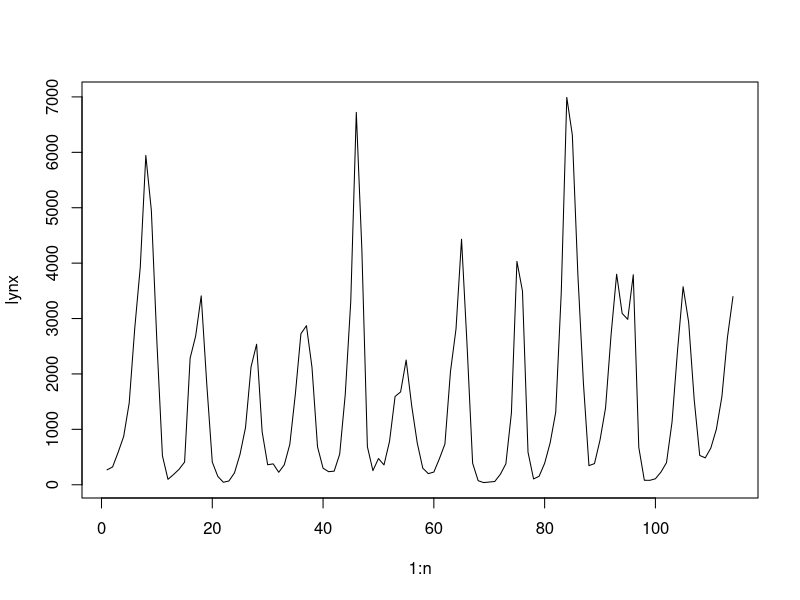
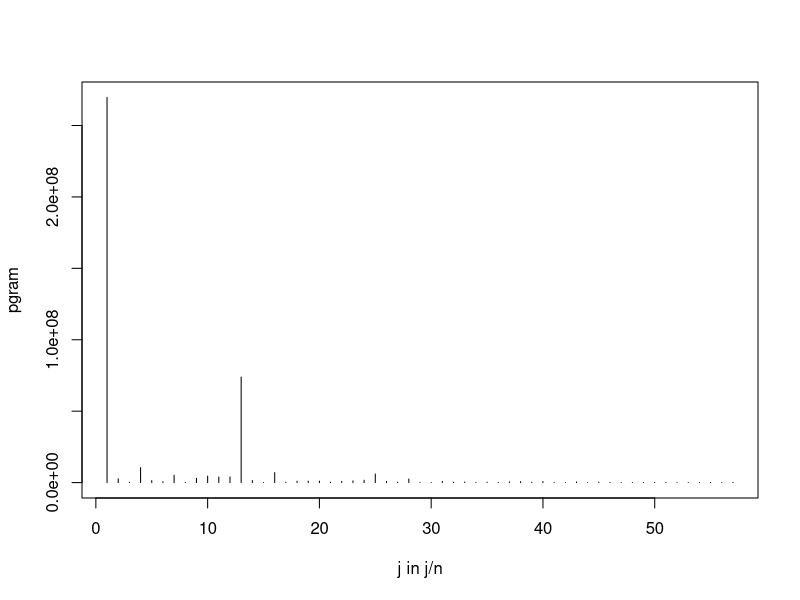
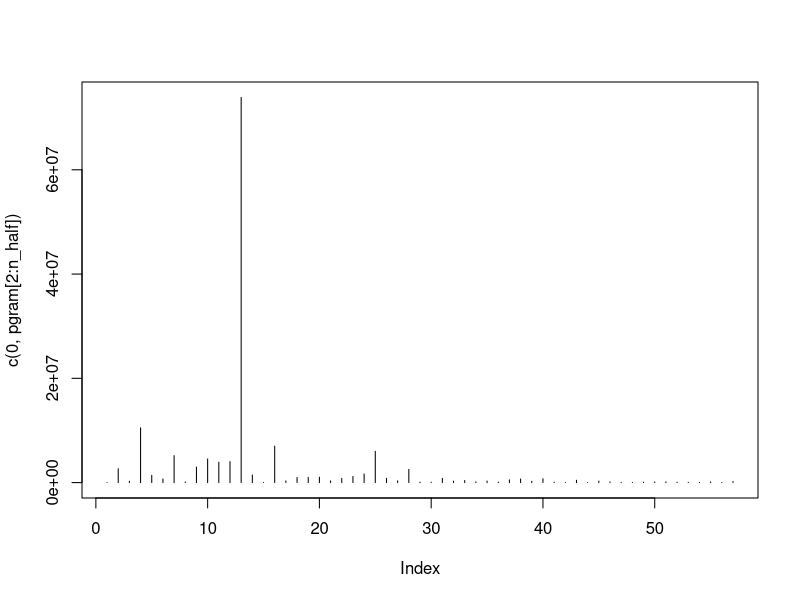
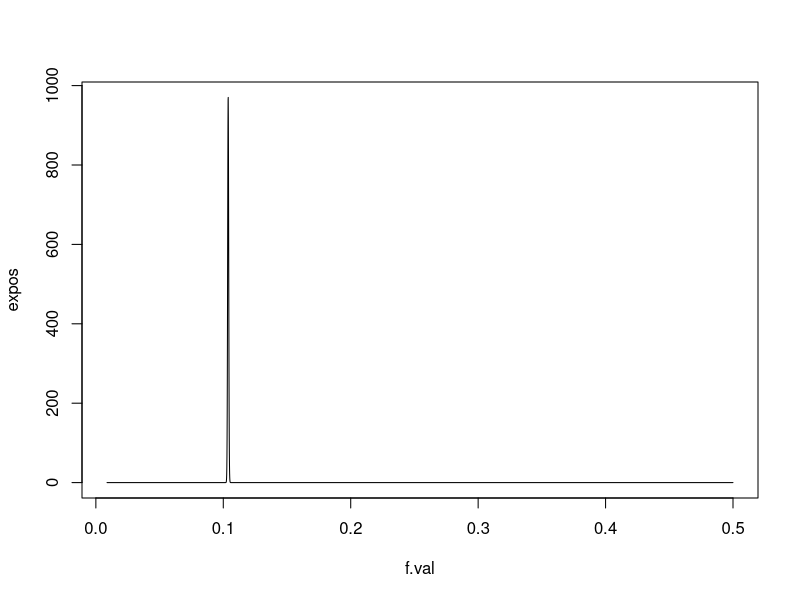
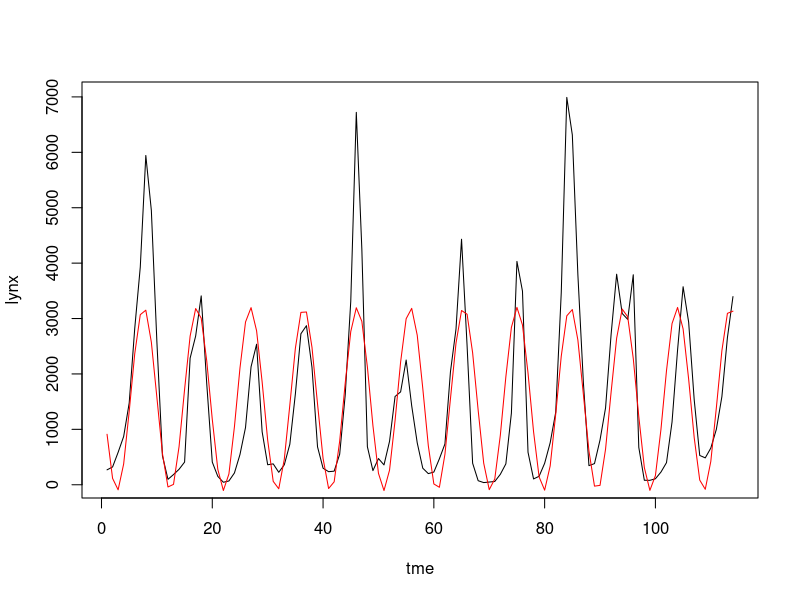
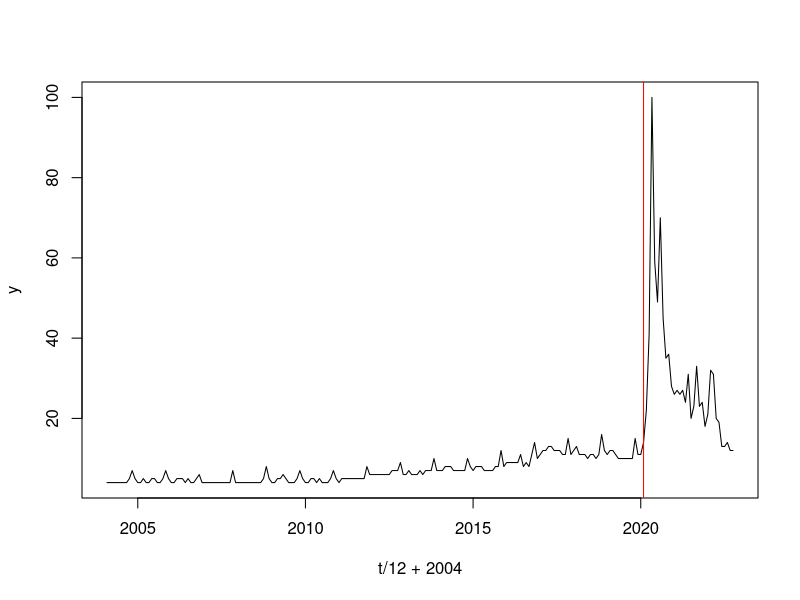
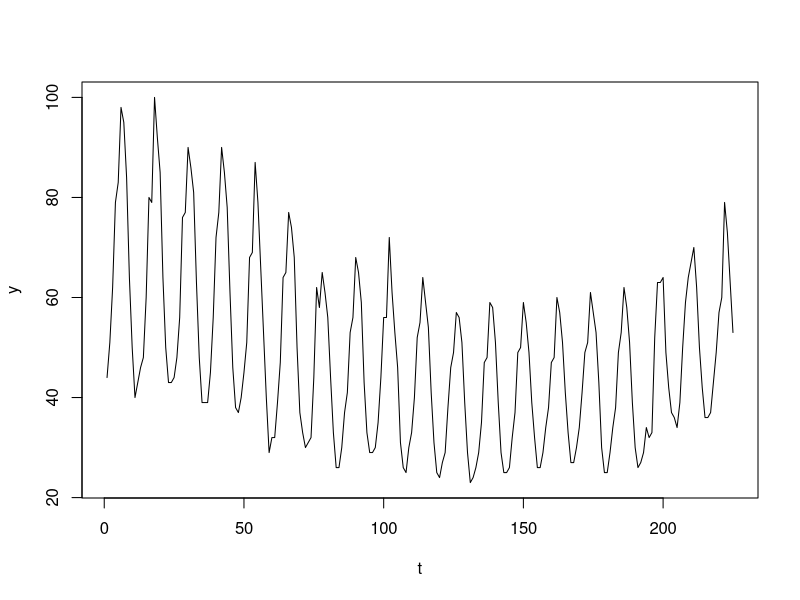
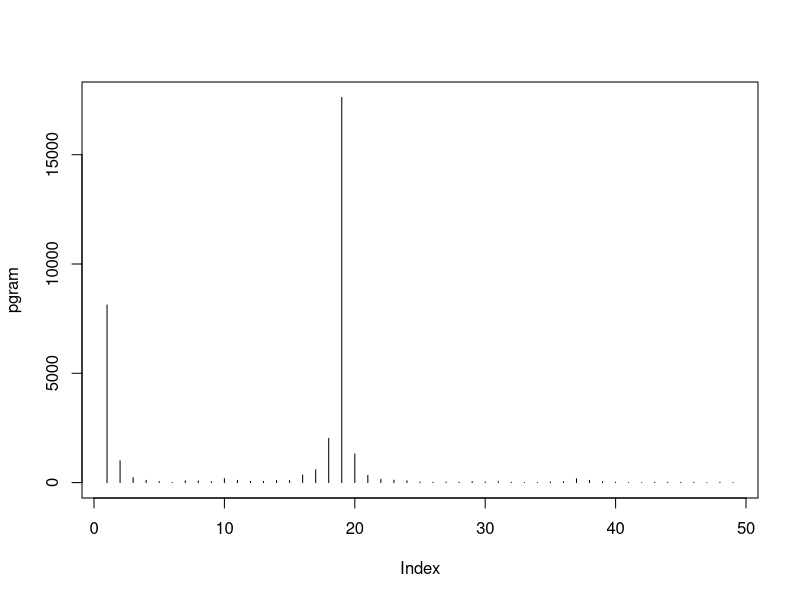

The R source for these figures, in order: (Note: this script raises an error after producing the figures.)
## ---- chunk 1
knitr::opts_chunk$set(echo = TRUE)
## ---- chunk 2
set.seed(111)
## ---- chunk 3
n = length(lynx)
plot(1:n, lynx, type='l')
## ---- chunk 4
n_half = floor(n/2)
pgram = abs(fft(lynx)[1:n_half])^2 / n
plot(pgram, type='h', xlab='j in j/n')
## ---- chunk 5
plot(c(0, pgram[2:n_half]), type='h')
## ---- chunk 6
n / 13
## ---- chunk 7
grid.res = 0.0001
f.val = seq(1/n, 0.5, grid.res)
X = matrix(1, nrow = n, ncol = 3)
#expos = rep(-1, length(f.val)) #exact marginal posterior for omega
log.values = rep(-1, length(f.val))
#log.det.term = rep(-1, length(f.val))
for(i in 1:length(f.val))
{
    X[,2] = cos(2*pi*f.val[i]*(1:n))
    X[,3] = sin(2*pi*f.val[i]*(1:n))
    mod = lm(lynx ~ -1 + X)
    log.values[i] = ((ncol(X) - n)/2)*(log(sum(mod$residuals^2))) - (0.5*(log(det(t(X) %*% X))))
}

log.values = log.values - max(log.values) #scaling to remove large values 
expos = exp(log.values) # exponentiated posterior 
expos = expos/sum(expos) / grid.res
plot(f.val, expos, type = "l")
## ---- chunk 8
f.hat = (sum(f.val*expos))*grid.res
f.hat
#Posterior standard deviation:
psd = sqrt((sum(((f.val - f.hat)^2)*expos))*grid.res)
# rough 95% CI for f
c(f.hat - 1.96*psd, f.hat + 1.96*psd)
## ---- chunk 9
1 / f.hat
c(1 / (f.hat + 2*psd), 1 / (f.hat - 2*psd))
## ---- chunk 10
library(mvtnorm)
N = 2000 #number of posterior samples

# in post.samples, column 1 is for f sampled from f | y
# columns 2:5 is for samples from beta0, beta1, beta2 | f, y
# column 6 is for samples from sigma | f, y
post.samples = matrix(-1, N, 5)
post.samples[,1] = sample(f.val, N, replace = T, prob = expos) # iid samples of posterior f

# make columns 2:5
p = 3
X = matrix(1, nrow = n, ncol = p)
for(i in 1:N)
{
    f = post.samples[i, 1]
    X[,2] = cos(2*pi*f*(1:n))
    X[,3] = sin(2*pi*f*(1:n))
    lin.model = lm(lynx ~ -1 + X)
    bhat = lin.model$coefficients
    RSS = sum(lin.model$residuals^2)
    sighat = sqrt( RSS/(n-p) )
    Sigma.mat = (sighat^2)*solve(t(X) %*% X)
    chiran = (rchisq(1, df = n-p))
    beta.samples = bhat + (rmvnorm(1, sigma = Sigma.mat))/(sqrt(chiran/(n-p)))
    sig.sample = sqrt( RSS/chiran )
    
    post.samples[i,2:4] = beta.samples
    post.samples[i,5] = sig.sample
}
## ---- chunk 11
b0 = mean(post.samples[,2])
b0
quantile(post.samples[,2], c(.025, .975))
## ---- chunk 12
b1 = mean(post.samples[,3])
b1
quantile(post.samples[,3], c(.025, .975))
## ---- chunk 13
b2 = mean(post.samples[,4])
b2
quantile(post.samples[,4], c(.025, .975))
## ---- chunk 14
b3 = mean(post.samples[,5])
b3
quantile(post.samples[,5], c(.025, .975))
## ---- chunk 15
tme = 1:n
model.output = rep(b0, n) + b1*cos(2*pi*f.hat*tme) + b2*sin(2*pi*f.hat*tme)
plot(tme, lynx, type='l')
lines(model.output, col='red')
## ---- chunk 16
mask <- read.csv('mask.csv', skip=1, header=T)
head(mask)
## ---- chunk 17
n <- nrow(mask) # time series length, 225
t <- 1:n
y <- mask[,2] # values of the time series
## ---- chunk 18
log.post.c <- function(c) {
  X = matrix(1, nrow = n, ncol = 2)
  X[,2] = (t > c)
  #bhat = solve(t(X) %*% X) %*% t(X) %*% y
  mod = lm(y ~ 1 + X[,2])
  # log of posterior pdf of c
  log.post = (ncol(X) - n)/2*log(sum(mod$residuals^2)) - 0.5*log(det(t(X) %*% X))
  log.post
}  
## ---- chunk 19
c.vals <- c(3:(n-3))
log.values <- as.numeric(lapply(c.vals, FUN=log.post.c))
log.values <- log.values - max(log.values)
values <- exp(log.values)
## ---- chunk 20
ind.max = which.max(log.values)
c.est <- c.vals[ind.max]
print(c.est)
## ---- chunk 21
plot(t/12 + 2004, y, type='l')
abline(v=c.est/12 + 2004, col='red')
## ---- chunk 22
total = sum(values)
d = 1
conf.total = values[c.est]
while(conf.total <= .95 * total) {
  conf.total <- conf.total + values[c.est-d] + values[c.est+d]
  d <- d + 1
}
c(c.est-d, c.est+d)
## ---- chunk 23
post.pmf = values / sum(values)
#plot(c.vals, post.pmf, type='l')
## ---- chunk 24
library(mvtnorm)
N = 2000 #number of posterior samples
post.samples = matrix(-1, N, 3)
post.samples[,1] = sample(c.vals, N, replace = T, prob = post.pmf) # iid samples of posterior c
for(i in 1:N)
{
    cp = post.samples[i,1] # changepoint
    
    # below, we sample one mu_0 and one mu_1 from the appropriate t distribution.
    # mu_samples is c(mu_0, mu_1)
    X = matrix(1, nrow = n, ncol = 2)
    X[,2] = (t > cp)
    lin.model = lm(y ~ 1 + X[,2])
    bhat = lin.model$coefficients
    sighat = sqrt((sum((lin.model$residuals)^2))/(n-2)) #this is also denoted by the Residual Standard Error
    Sigma.mat = (sighat^2)*solve(t(X) %*% X)
    chiran = (rchisq(1, df = n-2))
    mu.samples = bhat + (rmvnorm(1, sigma = Sigma.mat))/(sqrt(chiran/(n-2)))
    mu.samples[2] = mu.samples[1] + mu.samples[2]
    
    post.samples[i,2:3] = mu.samples
}
## ---- chunk 25
summary(post.samples[, 2])
summary(post.samples[, 3])
var(post.samples[, 2])
## ---- chunk 26
1/sqrt(.288*.05*225) # for chebyshev inequality CI
## ---- chunk 27
quantile(post.samples[, 2], c(.025, .975))
## ---- chunk 28
golf <- read.csv('golf.csv', skip=1, header=T)
head(golf)
y = golf[,2]
n = length(y)
t = 1:n
## ---- chunk 29
plot(t, y, type='l')

n_half = as.integer(n/2)
pgram = abs(fft(y)[2:50])^2 / n # peaks at 19
plot(pgram, type='h')
225/19 # roughly 12. As expected, we have yearly trend
## ---- chunk 30
log.post.f = function(f) {
  X = matrix(1, nrow=n, ncol=5)
  X[,2] = t
  X[,3] = t^2
  X[,4] = cos(2*pi*f*t)
  X[,5] = sin(2*pi*f*t)
  
  lin.mod = lm(y ~ 1 + X[,2] + X[,3] + X[,4] + X[,5])
  
  -log(det(t(X) %*% X))/2 - log(sum((lin.mod$residuals)^2))*(n-5)/2
}
## ---- chunk 31
x = seq(10, 14, by=.01)
plot(1/x, as.numeric(lapply(1/x, FUN=log.post.f)), type='l')
## ---- chunk 32
opt = optimize(log.post.f, interval=c(.080, .085), maximum = T)
f.hat = opt$maximum
log.post.f.max = opt$objective
## ---- chunk 33
x = seq(10, 14, by=.01)
plot(1/x, as.numeric(lapply(1/x, FUN=function(f) {
  log.post.f(f) - log.post.f.max
})), type='l', ylab='log posterior pdf of f (up to constant)')
## ---- chunk 34
log.post.f(f.hat-.0005) - log.post.f.max
log.post.f(f.hat+.0005) - log.post.f.max
## ---- chunk 35
post.f.0 = function(f) { # posterior f but not normalized
  exp(log.post.f(f) - log.post.f.max)
}

#post.f.vector = c(rep(0, length(my.grid))) # cache posterior pdf of f to avoid recomputing
radius = .0005
res = radius/500 # resolution
my.grid = seq(f.hat-radius, f.hat+radius, by=res) # the posterior pdf of f is negligible outside this range
total.integral = 0

for (x in my.grid) {
  value = post.f.0(x)
  total.integral = total.integral + res*value
  
  # cache
  #post.f.vector
}



post.f = function(f) {
  post.f.0(f) / total.integral
}
## ---- chunk 36
1/f.hat # very close to 12
## ---- chunk 37
plot(my.grid, as.numeric(lapply(my.grid, FUN=post.f)), type='l', ylab='posterior pdf of f')
## ---- chunk 38
d = res
ci.integral = res*post.f(f.hat)
while (ci.integral <= .95) {
  ci.integral = ci.integral + res*post.f(f.hat-d) + res*post.f(f.hat+d)
  d = d + res
}
c(f.hat-d, f.hat+d)
## ---- chunk 39
post.f(1/12) # 1/12 is even better than f.hat, kind of weird
post.f(f.hat)
## ---- chunk 40
# gridding 
# consider fixed sequence of values
# 1/12 +- 0.0001*2^n
# see the pdfs each term of the sequence maps

## ---- chunk 41
integrate(log.post.f, lower=f.hat-.001, f.hat+.001) # weird error
## ---- chunk 42
N = 2000
post.samples = matrix(-1, nrow=N, ncol=6)

#center = radius/res + 1 # so that my.grid[center] = f.hat

f.sample = c(rep(0, N))

proportion = floor(N * res*post.f(f.hat)) # proportion of this f in the sample

proportion = proportion + rbinom(1, size=1, prob=.5) # we should be using half floor, half ceiling
f.sample[1:proportion] = rep(f.hat, proportion)

i = 1
start.index = proportion + 1
# a do-while loop
repeat{
  f = f.hat - i*res
  proportion = floor(N * res*post.f(f))
  proportion = proportion + rbinom(1, size=1, prob=.5) # change prob to decimal parts of post.f(f)
  end.index = start.index + proportion - 1
  if (end.index > N) break
  if (proportion > 0) {
    # rep(f, proportion) only accepts proportion > 0
    f.sample[start.index:end.index] = rep(f, proportion)
  }
  
  start.index = end.index + 1
  
  f = f.hat + i*res
  proportion = floor(N * res*post.f(f))
  proportion = proportion + rbinom(1, size=1, prob=.5)
  end.index = start.index + proportion - 1
  if (end.index > N) break
  if (proportion > 0) {
    f.sample[start.index:end.index] = rep(f, proportion)
  }
  
  start.index = end.index + 1
  
  i = i + 1
}

#BUG!!!!!! RESOLUTION TOO SMALL
# READ LECTURE6 CODE LINE 200 ISH
## ---- chunk 43
N = 2000 #number of posterior samples
# in post.samples, column 1 is for samples from the distribution f | y
# column 2 to 6 is for samples from (beta_0, ..., beta_4) | f, y
# where f is fixed at the value given by column 1.
post.samples = matrix(-1, nrow=N, ncol=6)



post.samples[,1] = sample(3:(n-3), N, replace = T, prob = post.s1[3:(n-3)])

# make column 2
# s2.cond(s1) returns one sample from s_2 | s_1, y
s2.cond = function(s1) {
  s2.range = (s1+1):(n-3)
  cond.prob = post.s[s1, s2.range] / post.s1[s1] # conditional probability distribution represented by vector
  sample(s2.range, size=1, prob=cond.prob)
}
post.samples[,2] = sapply(post.samples[,1], FUN=s2.cond)

# make columns 3, 4, 5, 6
# column 3, 4, 5, 6 is for samples from (beta_0, ..., beta_3) | s_1, s_2, y, which is multivariate t
for(i in 1:N)
{
    p = 4
    
    s1 = post.samples[i,1]
    s2 = post.samples[i,2]
    X = matrix(1, nrow = n, ncol = p)
    X[,2] = 1:n
    X[,3] = pmax(c(1:n) - s1, 0)
    X[,4] = pmax(c(1:n) - s2, 0)
    lin.model = lm(y ~ -1 + X)
    bhat = lin.model$coefficients
    sighat = sqrt((sum((lin.model$residuals)^2))/(n-p))
    Sigma.mat = (sighat^2)*solve(t(X) %*% X)
    chiran = rchisq(1, df = n-p)
    beta.samples = bhat + (rmvnorm(1, sigma = Sigma.mat))/(sqrt(chiran/(n-p)))
    post.samples[i, 3:6] = beta.samples
}

## ---- chunk 44
# get beta hat
X = matrix(1, nrow = n, ncol = p)
X[,2] = 1:n
X[,3] = pmax(c(1:n) - s.hat[1], 0)
X[,4] = pmax(c(1:n) - s.hat[2], 0)
lin.model = lm(y ~ -1 + X)
best.bhat = lin.model$coefficients
best.bhat
## ---- chunk 45
df = read.csv('TTLCONS.csv')
y = df$TTLCONS
n = length(y)
## ---- chunk 46
plot(1:n, y, type='l')
## ---- chunk 47
#cps: change of slope points s_1, s_2.
logpost = function(cps) 
{
    cps = sort(cps)
    k = length(cps)
    X = matrix(1, nrow = n, ncol = (k+2))
    X[,2] = 1:n
    for(j in 1:k)
    {
        X[,(j+2)] = pmax(c(1:n) - cps[j], 0)
    }
    mod = lm(y ~ -1 + X) # -1 is needed because the default provides an intercept term, but
    # X already contains the intercept term
    log.value = ((ncol(X) - n)/2)*(log(sum(mod$residuals^2))) - (0.5*(log(det(t(X) %*% X))))
    return(log.value)
}
## ---- chunk 48
logpost.matrix = matrix(0, nrow=n-3, ncol=n-3) # saves logpost(c(s1, s2)) so that we don't need
# to compute again

logpost.max = logpost(c(3,4))
s.hat = c(0, 0) # MAP estimator for s
# the nested for loops take 20 seconds
for (s1 in 3:(n-3)) {
  if (s1+1 > n-3) {
    # then no need to go to the second for loop
    # need this if statement, or (s1+1):(n-3) will cause bug when s1+1 > n-3
    break
  }
  for (s2 in (s1+1):(n-3)) {
    m = logpost(c(s1, s2))
    logpost.matrix[s1, s2] = m
    if (m > logpost.max) {
      logpost.max = m
      s.hat[1] = s1
      s.hat[2] = s2
    }
  }
}
## ---- chunk 49
s.hat
## ---- chunk 50
post.s = matrix(0, nrow=n-3, ncol=n-3)
for (s1 in 3:(n-3)) {
  if (s1+1 > n-3) {
    # then no need to go to the second for loop
    # need this if statement, or (s1+1):(n-3) will cause bug when s1+1 > n-3
    break
  }
  for (s2 in (s1+1):(n-3)) {
    post.s[s1, s2] = exp(logpost.matrix[s1, s2] - logpost.max)
  }
}
# normalize
post.s = post.s / sum(post.s)
## ---- chunk 51
post.s1 = apply(post.s, MARGIN=1, sum)
post.s2 = apply(post.s, MARGIN=2, sum)
# normalize
post.s1 = post.s1 / sum(post.s1)
post.s2 = post.s2 / sum(post.s2)
## ---- chunk 52
d = 1
conf.total = post.s1[s.hat[1]]
while(conf.total <= .95) {
  conf.total <- conf.total + post.s1[s.hat[1]-d] + post.s1[s.hat[1]+d]
  d <- d + 1
}
c(s.hat[1]-d, s.hat[1]+d)
## ---- chunk 53
d = 1
conf.total = post.s2[s.hat[2]]
while(conf.total <= .95) {
  conf.total <- conf.total + post.s2[s.hat[2]-d] + post.s2[s.hat[2]+d]
  d <- d + 1
}
c(s.hat[2]-d, s.hat[2]+d)
## ---- chunk 54
plot(1:n, y, type='l')
abline(v=s.hat[1], col='red')
abline(v=s.hat[2], col='red')
## ---- chunk 55
N = 2000 #number of posterior samples
# in post.samples, column 1, 2 is for samples from the distribution (s_1, s_2) | y
# column 3, 4, 5, 6 is for samples from (beta_0, ..., beta_3) | s_1, s_2, y
#
# equivalently, column 1 is for samples from s_1 | y
# and column 2 is for samples from s_2 | s_1, y
post.samples = matrix(-1, nrow=N, ncol=6)
post.samples[,1] = sample(3:(n-3), N, replace = T, prob = post.s1[3:(n-3)])

# make column 2
# s2.cond(s1) returns one sample from s_2 | s_1, y
s2.cond = function(s1) {
  s2.range = (s1+1):(n-3)
  cond.prob = post.s[s1, s2.range] / post.s1[s1] # conditional probability distribution represented by vector
  sample(s2.range, size=1, prob=cond.prob)
}
post.samples[,2] = sapply(post.samples[,1], FUN=s2.cond)

# make columns 3, 4, 5, 6
# column 3, 4, 5, 6 is for samples from (beta_0, ..., beta_3) | s_1, s_2, y, which is multivariate t
for(i in 1:N)
{
    p = 4
    
    s1 = post.samples[i,1]
    s2 = post.samples[i,2]
    X = matrix(1, nrow = n, ncol = p)
    X[,2] = 1:n
    X[,3] = pmax(c(1:n) - s1, 0)
    X[,4] = pmax(c(1:n) - s2, 0)
    lin.model = lm(y ~ -1 + X)
    bhat = lin.model$coefficients
    sighat = sqrt((sum((lin.model$residuals)^2))/(n-p))
    Sigma.mat = (sighat^2)*solve(t(X) %*% X)
    chiran = rchisq(1, df = n-p)
    beta.samples = bhat + (rmvnorm(1, sigma = Sigma.mat))/(sqrt(chiran/(n-p)))
    post.samples[i, 3:6] = beta.samples
}

## ---- chunk 56
# get beta hat
X = matrix(1, nrow = n, ncol = p)
X[,2] = 1:n
X[,3] = pmax(c(1:n) - s.hat[1], 0)
X[,4] = pmax(c(1:n) - s.hat[2], 0)
lin.model = lm(y ~ -1 + X)
best.bhat = lin.model$coefficients
best.bhat
## ---- chunk 57
plot(1:n, y, type='l', xlab='t')
lines(lin.model$fitted.values, col='red')
## ---- chunk 58
quantile(post.samples[,3], c(.025, .975))
## ---- chunk 59
quantile(post.samples[,4], c(.025, .975))
## ---- chunk 60
quantile(post.samples[,5], c(.025, .975))
## ---- chunk 61
quantile(post.samples[,6], c(.025, .975))
## ---- chunk 62
plot(lin.model$residuals, type='l')
acf(lin.model$residuals, lag.max=300)
